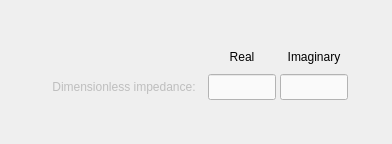
                    <widget class="QWidget" name="tab_single_value">
                     <attribute name="title">
                      <string>Single value</string>
                     </attribute>
                     <layout class="QGridLayout" name="gridLayout_9">
                      <property name="leftMargin">
                       <number>4</number>
                      </property>
                      <property name="topMargin">
                       <number>4</number>
                      </property>
                      <property name="rightMargin">
                       <number>4</number>
                      </property>
                      <property name="bottomMargin">
                       <number>4</number>
                      </property>
                      <property name="spacing">
                       <number>4</number>
                      </property>
                      <item row="1" column="2">
                       <widget class="QLabel" name="label_12">
                        <property name="minimumSize">
                         <size>
                          <width>68</width>
                          <height>26</height>
                         </size>
                        </property>
                        <property name="maximumSize">
                         <size>
                          <width>68</width>
                          <height>26</height>
                         </size>
                        </property>
                        <property name="frameShape">
                         <enum>QFrame::NoFrame</enum>
                        </property>
                        <property name="frameShadow">
                         <enum>QFrame::Raised</enum>
                        </property>
                        <property name="text">
                         <string>Real</string>
                        </property>
                        <property name="alignment">
                         <set>Qt::AlignCenter</set>
                        </property>
                       </widget>
                      </item>
                      <item row="1" column="3">
                       <widget class="QLabel" name="label_10">
                        <property name="minimumSize">
                         <size>
                          <width>68</width>
                          <height>26</height>
                         </size>
                        </property>
                        <property name="maximumSize">
                         <size>
                          <width>68</width>
                          <height>26</height>
                         </size>
                        </property>
                        <property name="frameShape">
                         <enum>QFrame::NoFrame</enum>
                        </property>
                        <property name="frameShadow">
                         <enum>QFrame::Raised</enum>
                        </property>
                        <property name="text">
                         <string>Imaginary</string>
                        </property>
                        <property name="alignment">
                         <set>Qt::AlignCenter</set>
                        </property>
                       </widget>
                      </item>
                      <item row="2" column="1">
                       <widget class="QLabel" name="label_dimensionless">
                        <property name="enabled">
                         <bool>false</bool>
                        </property>
                        <property name="minimumSize">
                         <size>
                          <width>160</width>
                          <height>26</height>
                         </size>
                        </property>
                        <property name="maximumSize">
                         <size>
                          <width>160</width>
                          <height>26</height>
                         </size>
                        </property>
                        <property name="text">
                         <string>Dimensionless impedance:</string>
                        </property>
                        <property name="alignment">
                         <set>Qt::AlignCenter</set>
                        </property>
                       </widget>
                      </item>
                      <item row="2" column="3">
                       <widget class="QLineEdit" name="lineEdit_impedance_imag">
                        <property name="minimumSize">
                         <size>
                          <width>68</width>
                          <height>26</height>
                         </size>
                        </property>
                        <property name="maximumSize">
                         <size>
                          <width>68</width>
                          <height>26</height>
                         </size>
                        </property>
                        <property name="styleSheet">
                         <string notr="true">QLineEdit{color: rgb(0, 0, 0); background-color: rgb(250, 250, 250)}
QLineEdit:disabled{color: rgb(100, 100, 100); background-color: rgb(240, 240, 240)}</string>
                        </property>
                        <property name="text">
                         <string/>
                        </property>
                        <property name="alignment">
                         <set>Qt::AlignCenter</set>
                        </property>
                       </widget>
                      </item>
                      <item row="2" column="2">
                       <widget class="QLineEdit" name="lineEdit_impedance_real">
                        <property name="minimumSize">
                         <size>
                          <width>68</width>
                          <height>26</height>
                         </size>
                        </property>
                        <property name="maximumSize">
                         <size>
                          <width>68</width>
                          <height>26</height>
                         </size>
                        </property>
                        <property name="styleSheet">
                         <string notr="true">QLineEdit{color: rgb(0, 0, 0); background-color: rgb(250, 250, 250)}
QLineEdit:disabled{color: rgb(100, 100, 100); background-color: rgb(240, 240, 240)}</string>
                        </property>
                        <property name="text">
                         <string/>
                        </property>
                        <property name="alignment">
                         <set>Qt::AlignCenter</set>
                        </property>
                       </widget>
                      </item>
                      <item row="2" column="4">
                       <spacer name="horizontalSpacer_7">
                        <property name="orientation">
                         <enum>Qt::Horizontal</enum>
                        </property>
                        <property name="sizeHint" stdset="0">
                         <size>
                          <width>40</width>
                          <height>20</height>
                         </size>
                        </property>
                       </spacer>
                      </item>
                      <item row="2" column="0">
                       <spacer name="horizontalSpacer_8">
                        <property name="orientation">
                         <enum>Qt::Horizontal</enum>
                        </property>
                        <property name="sizeHint" stdset="0">
                         <size>
                          <width>40</width>
                          <height>20</height>
                         </size>
                        </property>
                       </spacer>
                      </item>
                      <item row="3" column="2">
                       <spacer name="verticalSpacer">
                        <property name="orientation">
                         <enum>Qt::Vertical</enum>
                        </property>
                        <property name="sizeHint" stdset="0">
                         <size>
                          <width>20</width>
                          <height>40</height>
                         </size>
                        </property>
                       </spacer>
                      </item>
                      <item row="0" column="2">
                       <spacer name="verticalSpacer_2">
                        <property name="orientation">
                         <enum>Qt::Vertical</enum>
                        </property>
                        <property name="sizeHint" stdset="0">
                         <size>
                          <width>20</width>
                          <height>40</height>
                         </size>
                        </property>
                       </spacer>
                      </item>
                     </layout>
                    </widget>
